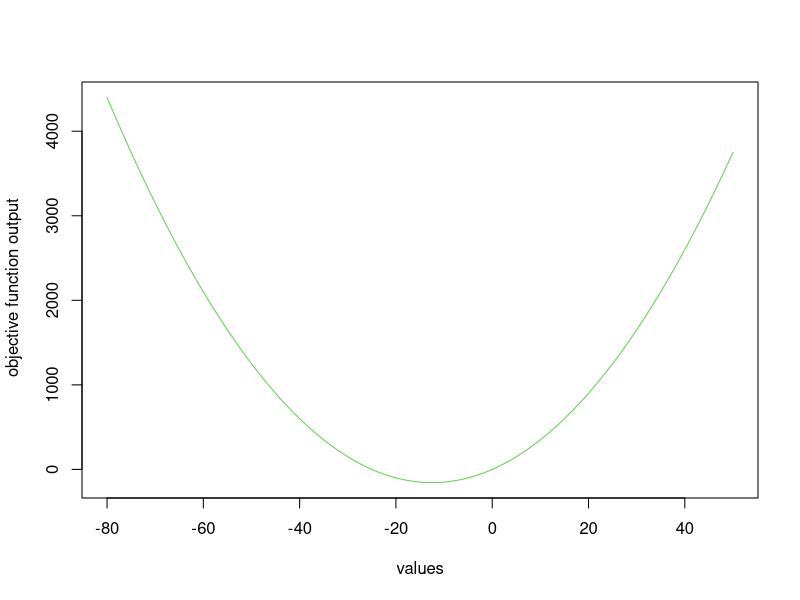
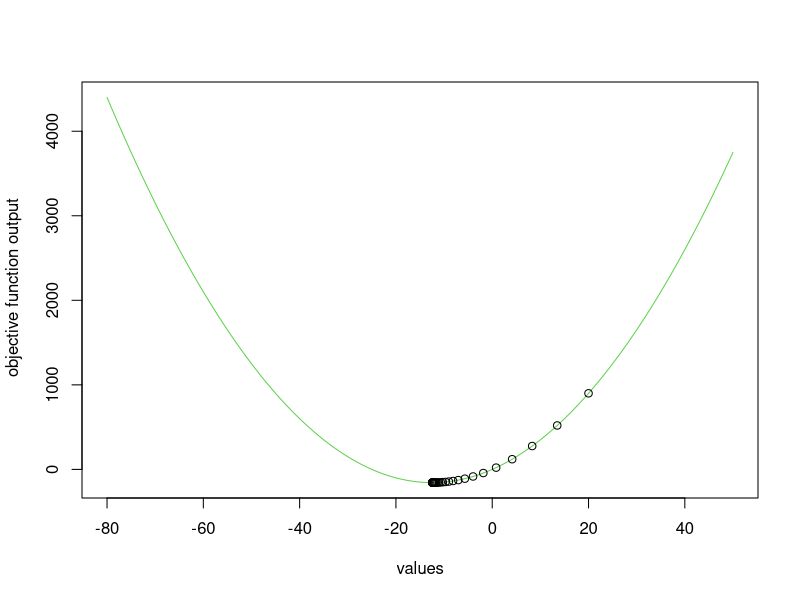

Recreate these plots in R, in order.
#Gradient Descent Objective function

#Define objective function
obj_fun<-function(x)
{
  return(x^2+25*x)
}

print(1+2)
#Graphical representation
valuesx<-c(-80:50)
obj_out<-obj_fun(valuesx)
plot(x=valuesx,y=obj_out,typ='l', col=3, xlab = 'values', ylab=' objective function output')

#Define cost function
cost<-function(x){
  return(2*x+25)
}

#Gradient descent function
grad_desc<-function(x = 0.1, alpha = 0.6, conv=0.001, max_iter=100) 
{
  #alpha = learning rate or step size
  #conv = maximum improvement from previous iteration
  #max_iter = stopping iterations

  xtrace <- x
  ftrace <- obj_fun(x)
  diff=obj_fun(x)
  iter=1
  
  #Search for solution until max iterations are reached or improvement is very minimal
  while (iter<max_iter & diff>conv) {
    prev_out<-obj_fun(x)
    x <- x - alpha * cost(x)
    new_out<-obj_fun(x)
    diff=prev_out-new_out
    
    xtrace <- c(xtrace,x)
    ftrace <- c(ftrace,obj_fun(x))
    iter=iter+1
  }
  
  data.frame(
    "x" = xtrace,
    "f_x" = ftrace
  )
}

#Test optimisation function
out<-grad_desc(x=20, alpha=0.1 ,max_iter =100)

#Minimum
print(tail(out,n=1))
#-12.45977 -156.2484

#Plot of output
plot(x=valuesx,y=obj_out,typ='l', col=3, xlab = 'values', ylab=' objective function output')
points(x=out$x,y=out$f_x)
